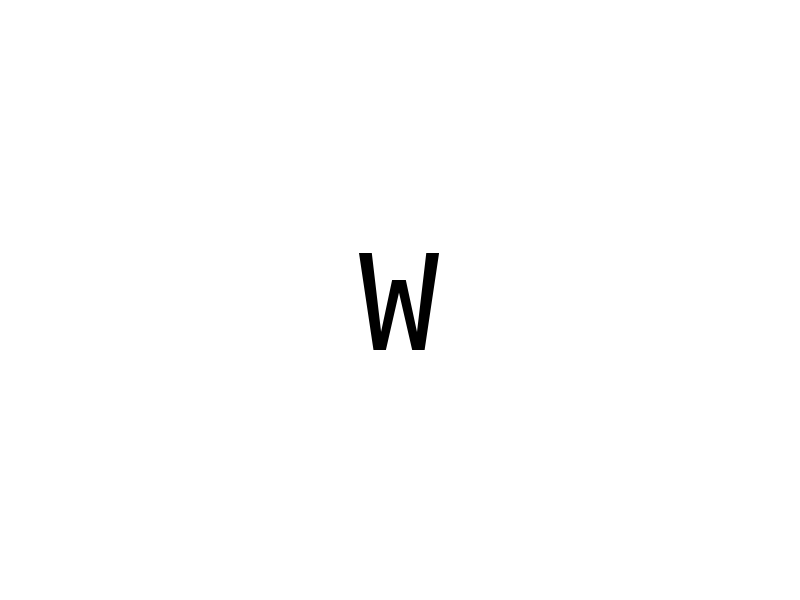

This figure's MATLAB source: (Note: this script raises an error after producing the figure.)
% =========================================================================
% Centre National de la Recherche Scientifique (CNRS, France; www.cnrs.fr)
% Universit? d?Aix Marseille (AMU, France; www.univ-amu.fr)
% Author: Stephane Dufau, Laboratoire de psychologie cognitive, 
% stephane.dufau@univ-amu.fr
% Creation: November 2014
% 
% This software is governed by the CeCILL-B license under French law and
% abiding by the rules of distribution of free software. You can  use, 
% modify and/or redistribute the software under the terms of the CeCILL-B
% license as circulated by CEA, CNRS and INRIA at the following URL
% "http://www.cecill.info". The fact that you are presently reading this 
% means that you have had knowledge of the CeCILL-B license and that you 
% accept its terms. You can find a copy of this license in the file 
% "License_CeCILL-B_V1-en.txt".
% 
% Ce logiciel est r?gi par la licence CeCILL-B soumise au droit fran?ais et
% respectant les principes de diffusion des logiciels libres. Vous pouvez
% utiliser, modifier et/ou redistribuer ce programme sous les conditions
% de la licence CeCILL-B telle que diffus?e par le CEA, le CNRS et l'INRIA 
% sur le site "http://www.cecill.info". Le fait que vous puissiez acc?der ?
% cet en-t?te signifie que vous avez pris connaissance de la licence 
% CeCILL-B, et que vous en avez accept? les termes. Vous pouvez trouver une
% copie de la licence dans le fichier "Licence_CeCILL-B_V1-fr.txt".
% =========================================================================

%clear the workspace
clear all
close all
clc

%uncomment and play with DefaultCharacterSet to deal with non-ascii char
%old_DefaultCharacterSet = feature('DefaultCharacterSet', 'US-ASCII')

%% variables and constants
STIM = char(1:255); %stimulus list (individual letters and signs)
STIM = cellstr(STIM(:))
FONT = {'Inconsolata';'Courier New';'Arial';'Times New Roman';'Symbol';}; %font
IMAGE_SIZE = 200; %image size of STIM to be displayed in a figure
PAUSE_DURATION = 0.1; %duration of pause necessary for computing complexity


%% create the folder structure
status = [];
if ~(exist([pwd '/images/'], 'dir') == 7) %pwd: local directory
    status = mkdir('images'); %make images directory
end
for ind_font = 1:length(FONT)
    if ~(exist([pwd '/images/' FONT{ind_font}], 'dir') == 7)
        status = [status mkdir([pwd '/images/' FONT{ind_font}])]; %make font subdirectory + append status of creation
        status = [status mkdir([pwd '/images/' FONT{ind_font} '/original/'])]; %make original subdirectory
        status = [status mkdir([pwd '/images/' FONT{ind_font} '/perimeter/'])]; %make perimeter subdirectory
    end
end
if sum(status == 0) >= 1
    error('Check folder stucture: folders not fully created');
end


%% compute adequate font sizes from 'W'

SZ_FONT = 96; %initial guess

ind_font = 1;
h_fig = figure('Position',[10 10 IMAGE_SIZE IMAGE_SIZE],'MenuBar','none','Resize','off');
axes('Position',[0 0 1 1],'Color','w','Xtick',[],'Ytick',[],'XColor','w','YColor','w');
h_text = text(0.5,0.5,'W');
set(h_text,'HorizontalAlignment','center','VerticalAlignment','middle',...
    'FontSize',SZ_FONT(1),'FontName',FONT{ind_font});


pause(PAUSE_duration);
F = getframe(h_ax);
Fprint = F.cdata;
Fprint = Fprint(:,:,3);

[L,C] = find(Fprint<255);
Height_a = max(L) - min(L);

cpt = 2;
for ind_font = 2:length(FONT)
    
    start_sz = 75;
    Height_tmp = Height_a - 10;
    
    while Height_tmp < Height_a
        
        h_fig = figure('Position',[10 10 SZ_IMAGE SZ_IMAGE],'MenuBar','none','Resize','off');
        axes('Position',[0 0 1 1],'Color','w','Xtick',[],'Ytick',[],'XColor','w','YColor','w');
        h_text = text(0.5,0.5,'a');
        set(h_text,'HorizontalAlignment','center','VerticalAlignment','middle',...
            'FontSize',start_sz,'FontName',FONT{ind_font});
        
        pause(PAUSE_duration);
        F = getframe(h_ax);
        Fprint = F.cdata;
        Fprint = Fprint(:,:,3);
        
        [L,C] = find(Fprint<255);
        Height_tmp = max(L) - min(L);
        
        start_sz = start_sz + 1;
        
    end
    
    SZ_FONT(cpt) = start_sz;
    cpt = cpt + 1;
    
end

%% creation of images
for ind_font = 1:length(FONT)
    for ind_stim = 1:length(STIM)
                
        %read image
        filename = [dir_read num2str(ind_stim) '.bmp'];
    end
end


fds
%% COMPLEXITY COMPUTATION
for ind_font = 1:length(FONT)
    
    fid = fopen([FONT{ind_font} '.complexity.txt'],'wt+');
    fprintf(fid,'%s\t%s\t%s\t%s\t%s\t%s\n','FONT','SIGN','IMAGE#','PERIMETER','AREA','COMPLEXITY');
    
    dir_read = ['images/' FONT{ind_font} '/original/'];
    dir_write = ['images/' FONT{ind_font} '/perimeter/'];
    
    for ind_stim = 1:length(STIM)
                
        %read image
        filename = [dir_read num2str(ind_stim) '.bmp'];
        IM = imread(filename);
        IM = uint8(IM<255); %transformation en logicals (1 represente l'info presente = pixel activ?)
        
        
        if nnz(IM) == 0
            fprintf(fid,'%s\t%s\t%s\t%s\t%s\t%s\n',...
                FONT{ind_font},'NO_SIGN',num2str(ind_stim),'-1','-1','-1');
            continue;
        end
        
        %%%% boundaries method
        [B,L] = bwboundaries(IM);
        
        %write boundary image
        h_fig = figure('Position',[200 200 SZ_IMAGE SZ_IMAGE],'MenuBar','none','Resize','off');
        h_ax = axes('Position',[0 0 1 1],'Color','w');
        for k = 1:length(B)
            boundary = B{k};
            plot(boundary(:,2), -boundary(:,1), 'k', 'LineWidth', 2);hold on;
        end
        set(gca,'Xtick',[],'Ytick',[],'XColor','w','YColor','w','XLim',[1 SZ_IMAGE],'YLim',[-SZ_IMAGE -1]);
                
        filename = [dir_write num2str(ind_stim) '.bmp'];
        
        pause(PAUSE_duration);
        F = getframe(h_ax);
        Fprint = F.cdata;
        Fprint = Fprint(:,:,3);
        
        imwrite(Fprint, filename);

        close(h_fig);
        
        
        % loop over the boundaries
        perimeter = 0;
        for k = 1:length(B)
            
            % obtain (X,Y) boundary coordinates corresponding to label 'k'
            boundary = B{k};
            
            % compute a simple estimate of the object's perimeter
            delta_sq = diff(boundary).^2;
            perimeter = perimeter + sum(sqrt(sum(delta_sq,2)));
            
        end
        perimeter;
        
        
        
        
        fprintf(fid,'%s\t%s\t%s\t%f\t%f\t%f\n',...
            FONT{ind_font},...
            char(STIM(ind_stim)),...
            num2str(ind_stim),...
            perimeter,...
            nnz(IM),...
            (perimeter * perimeter)/nnz(IM));
        
    end
    
    fclose(fid);
    hgf
end
    

